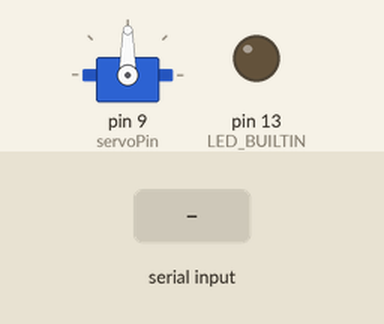
A program run on a simulated Arduino Uno, built with avr-gcc and run on an emulated ATmega328P. Shown: servo, output pins drawn as LEDs (lit = HIGH). The test bench sets the inputs (shaded band). What the program prints to the serial monitor is not drawn.

Above: at 1.2 s.
1.3 s: "3" received over Serial
At 1.9 s:
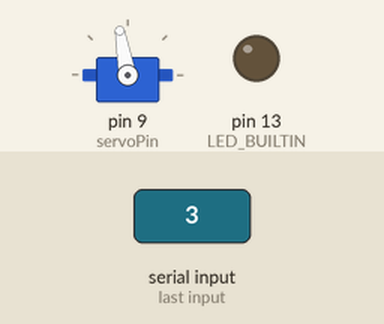
2.8 s: "4" received over Serial
At 3.1 s:
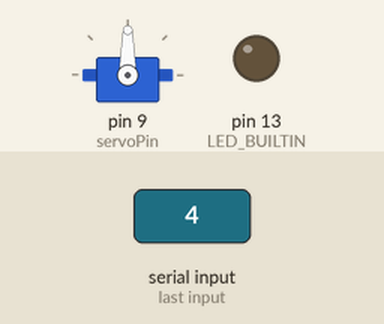
Timing chart, 0 to 5.8 s (numbered marks = the images above; inputs shaded):
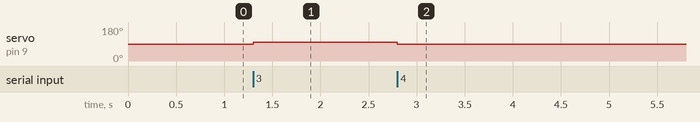

Measured:
- after the input at 1.3 s, servo on pin 9 (servoPin): 90° → 100° at once
- after the input at 2.8 s, servo on pin 9 (servoPin): 100° → 90° at once

The program:

main.cpp
```cpp
#include <Arduino.h>
#include <Servo.h>
#include <SoftwareSerial.h>

SoftwareSerial inputSerial(10, 11); // RX, TX
SoftwareSerial outputSerial(12, 13);   // RX, TX

const int echoPin = 7;
const int trigPin = 8;
const int servoPin = 9;

Servo servo;

int distance;
long duration;

int angle = 90;

int getDistance() {

  digitalWrite(trigPin, LOW);
  delayMicroseconds(2);
  digitalWrite(trigPin, HIGH);
  delayMicroseconds(10);
  digitalWrite(trigPin, LOW);
  duration = pulseIn(echoPin, HIGH);
  distance = duration * 0.0343 / 2; // speed of sound in air is 0.0343 cm/um
  if (distance > 400 || distance < 2) {
    distance = 9999;
  }
  return distance;
}

void flash(int pin, int numFlashes = 5, int delayTime = 1000) {
  for (int i = 0; i < numFlashes; i++) {
    digitalWrite(pin, HIGH);
    delay(delayTime);
    digitalWrite(pin, LOW);
    delay(delayTime);
  }
}

void setup() {

  pinMode(trigPin, OUTPUT);
  pinMode(echoPin, INPUT);
  pinMode(servoPin, OUTPUT);
  pinMode(LED_BUILTIN, OUTPUT);

  Serial.begin(9600);
  while (!Serial) {
    ; // Wait for the serial port to connect. Needed for native USB port only
  }

  Serial.println("Hardware serial ready");

  servo.attach(servoPin);
}

void loop() {
  if (Serial.available() > 0) {
    char inChar = Serial.read();
    if (inChar == '1') {
      angle = min(angle + 1, 180);
    } else if (inChar == '2') {
      angle = max(angle - 1, 0);
    } else if (inChar == '4') {
      angle = max(angle - 10, 0);
    } else if (inChar == '3') {
      angle = min(angle + 10, 180);
    }
    servo.write(angle);
  }
}
```
